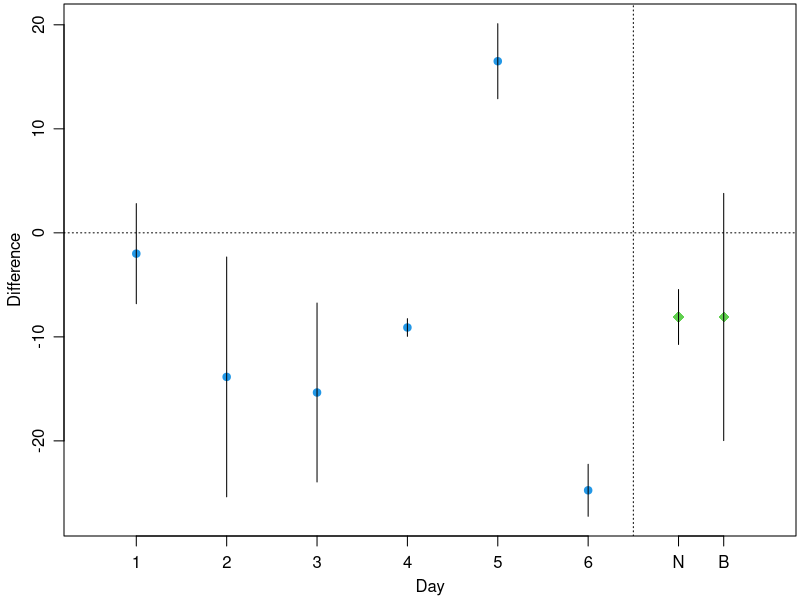

Write R code to recreate this figure.
# Broad and narrow sense inference and MA for linear model

library(nlme)
library(lme4)
library(metafor)
library(emmeans)

# example data used in Dixon and Moore book chapter (4 days)
#trigly <- read.table('triglybook.txt', header=T, as.is=T)

# trigly has 2 extra days with very different method effects

trigly <- read.table('trigly.txt', header=T, as.is=T)
trigly$method <- factor(trigly$method)
trigly$day <- factor(trigly$day)

triglyGrp <- groupedData(y ~ method | day, data=trigly)

trigly.lme1 <- lme(y ~ method, random = ~ 1, data=triglyGrp)
# | day implicit by the groupedData specification

trigly.lme1b <- lme(y ~ method, random = ~ 1|day, data=trigly)
# direct specification works here
summary(trigly.lme1)$tTable

# fit random interaction: only for group 2, 
#   but allow correl with intercept
trigly.lme2 <- update(trigly.lme1, 
  random = ~ method
  )
# note: update of trigly.lme1b doesn't work, 
#   need to start with grouped data specification

summary(trigly.lme2)$tTable

# see what's happening with the estimated coefficients
coef(trigly.lme1)
coef(trigly.lme2)

trigly.lmer1 <- lmer(y ~ method + (1|day), data=trigly)
trigly.lmer2 <- lmer(y ~ method + (method|day), data=trigly)

coef(trigly.lmer1)
coef(trigly.lmer2)
summary(trigly.lmer2)

# Repeat using meta analysis
# 2 ways to estimate day-specific difference and se

# fit model separately to each day
#   3 parameters per day (intercept, method, and error var.)
ndays <- length(unique(trigly$day))
trigly.ests <- matrix(NA, nrow=ndays, ncol=2)
for (i in 1:ndays) {
  bit <- trigly[trigly$day ==i,]
  temp <- summary(lm(y ~ method, data=bit))
  trigly.ests[i,] <- temp$coef[2,1:2]
}

# use lmList to fit all days
#   default is to use pooled error variance

temp <- lmList(y ~ method | day, data=triglyGrp)
trigly.ests2 <- summary(temp)$coef[,1:2,'method2']

# broad sense inference
rma(y=trigly.ests[,1], se=trigly.ests[,2], 
  method='REML')
rma(y=trigly.ests[,1], se=trigly.ests[,2], 
  method='REML', weighted=F)

# narrow sense inference
rma(y=trigly.ests[,1], se=trigly.ests[,2], 
  method='FE', weighted=F)

# narrow sense inference, done right with  fixed interaction
trigly.int <- lm(y ~ method*day, data=trigly)
trigly.emm <- emmeans(trigly.int, 'method')
pairs(trigly.emm)

# using pooled error variance
rma(y=trigly.ests2[,1], se=trigly.ests2[,2], 
  method='REML', weighted=F)
# exactly the same as lmer() results, 
#   weighing not relevant because all ests. have same se


# plots for talk
pdf(file='MA.pdf', height=6, width=8)
par(mar=c(3,3,0,0)+0.2, mgp=c(2,0.8,0))
matplot(1:6, trigly.ests[,1]+outer(trigly.ests[,2], c(-2,0,2)),
  xlim=c(0.5,8), type='n',
  xlab='Day', ylab='Difference', xaxt='n')
points(1:6, trigly.ests[,1], pch=19, col=4)
segments(1:6, trigly.ests[,1]-2*trigly.ests[,2],
  1:6, trigly.ests[,1]+2*trigly.ests[,2] )
axis(1, at=1:6, labels=1:6)
abline(h=0, lty=3)
abline(v=6.5, lty=3)
points(c(7,7.5), rep(-8.09, 2), pch=18, cex=1.5, col=3)
segments(c(7,7.5), rep(-8.09, 2)-2*c(1.32, 5.94),
  c(7,7.5), rep(-8.09, 2)+2*c(1.32, 5.94) )
axis(1, at=c(7,7.5), labels=c('N','B'))
dev.off()
